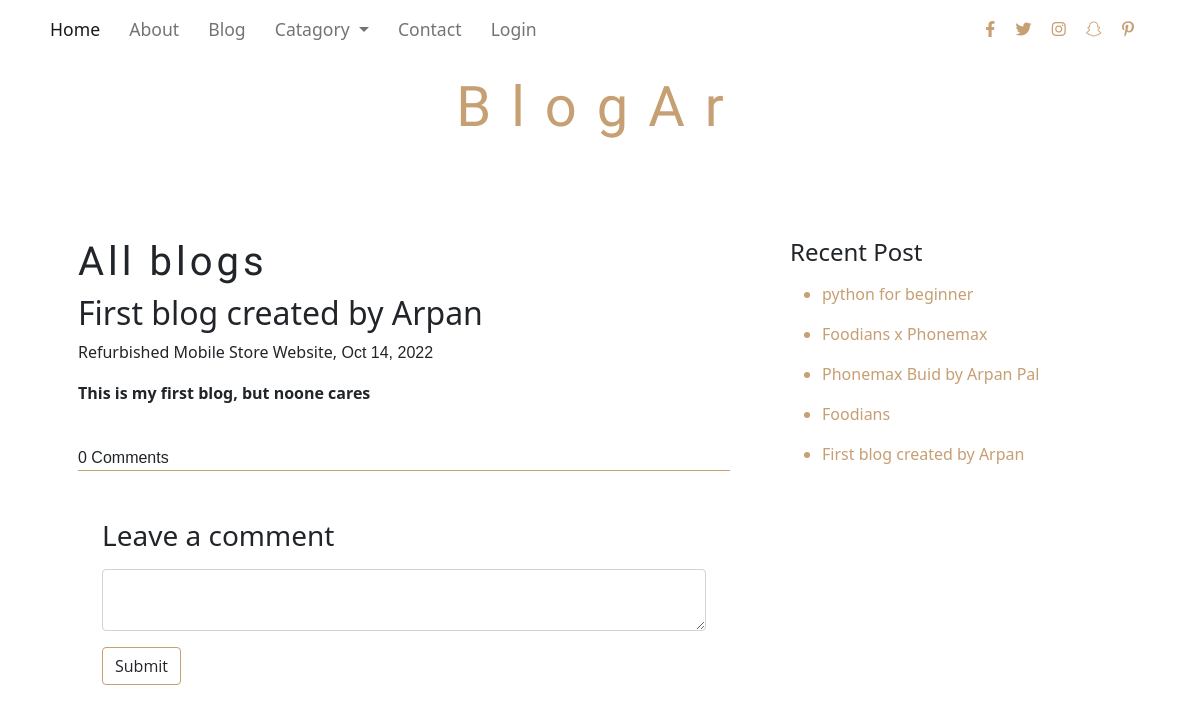
/blog/1, run on an earlier commit of the app's database.
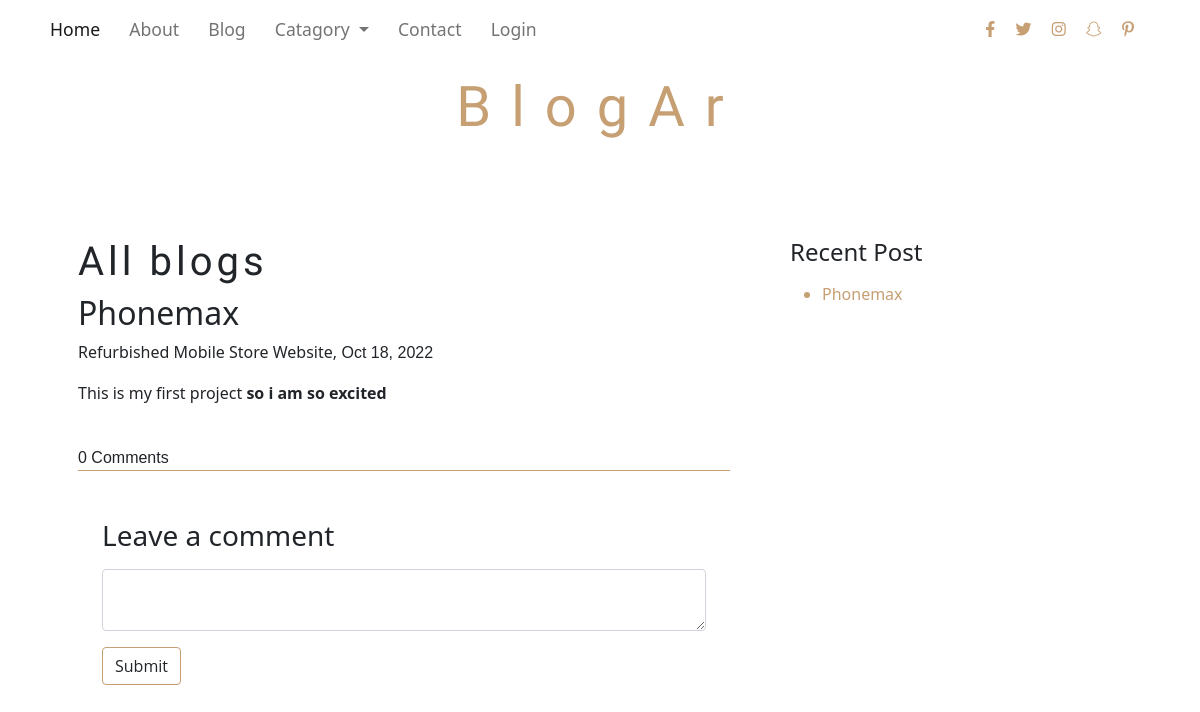
And on a later commit of the database.
### main.py (models this page shows)
class Blog(db.Model, UserMixin):
    __tablename__ = 'blog'
    id = Column(Integer, primary_key=True)
    title = Column(String(250))
    subtitle = Column(String(250))
    date = Column(String(20))
    body = Column(String(250))
    blogs = relationship('Comment', cascade='all, delete', backref='blog', lazy=True)

### main.py (the view, shortened to what this page needs)
@app.route("/blog/<int:id>", methods=["POST", "GET"])
def blog_details(id):
    individual_blog = Blog.query.get(id)
    blogs = db.session.query(Blog).all()
    commentform = CommentForm()
    return render_template("blog_details.html", blog=individual_blog, blogs=blogs, current_user=current_user,
                           form=commentform)

### form.py
class CommentForm(FlaskForm):
    body = TextAreaField(label="Enter your comment here", validators=[DataRequired()])

### templates/blog_details.html (shortened to what this page needs)
{% extends 'base.html' %}
{% block body %}
<div class="container mt-5 p-5">
    <div class="row">
        <div class="col-lg-8 col-sm-12 pe-5">
            <div class="h3 all_blog">All blogs</div>
            <div class="post mb-3">
                <p class="h2 heading_blog"><a href="{{ url_for('blog_details', id=blog.id) }}">{{blog.title}}</a></p>
                <p>{{blog.subtitle}},<span> {{blog.date}}</span></p>
                <p>{{blog.body|safe}}</p>
                <br>
                <span>0 Comments</span>
            </div>
            <div class="container w-100">
                <form action="" method="post" class="mt-5">
                    <label for="comment" class="h3 mb-3 p-0">Leave a comment</label>
                    {{form.body(class="form-control")}}
                    {% if not current_user.is_authenticated: %}
                    <a href="" class="btn mt-3" disabled="true" onclick=notice()>Submit</a>
                    {% else: %}
                    <button type="submit" class="btn mt-3">Submit</button>
                    {% endif %}
                </form>
            </div>
        </div>
        <div class="col-lg-4 col-sm-12">
            <div class="h4">Recent Post</div>
            <ul>
                {% if blogs|length >5 %}
                {% for blog in blogs[:-6:-1] %}
                <li class="blog_title mt-3"><a href="{{ url_for('blog_details', id=blog.id) }}">{{blog.title}}</a></li>
                {% endfor %}
                {% else %}
                {% for blog in blogs[::-1] %}
                <li class="blog_title mt-3"><a href="{{ url_for('blog_details', id=blog.id) }}">{{blog.title}}</a></li>
                {% endfor %}
                {% endif %}
            </ul>
        </div>
    </div>
</div>
{% endblock body %}

What changed in the data, as far as the page shows it:
removed Blog: title "python for beginner"
removed Blog: title "Foodians x Phonemax"
removed Blog: title "Phonemax Buid by Arpan Pal"
removed Blog: title "Foodians"
changed Blog "Refurbished Mobile Store Website": title "First blog created by Arpan" → "Phonemax"; date "Oct 14, 2022" → "Oct 18, 2022"; body "This is my first blog, but noone cares" → "This is my first project so i am so excited"
